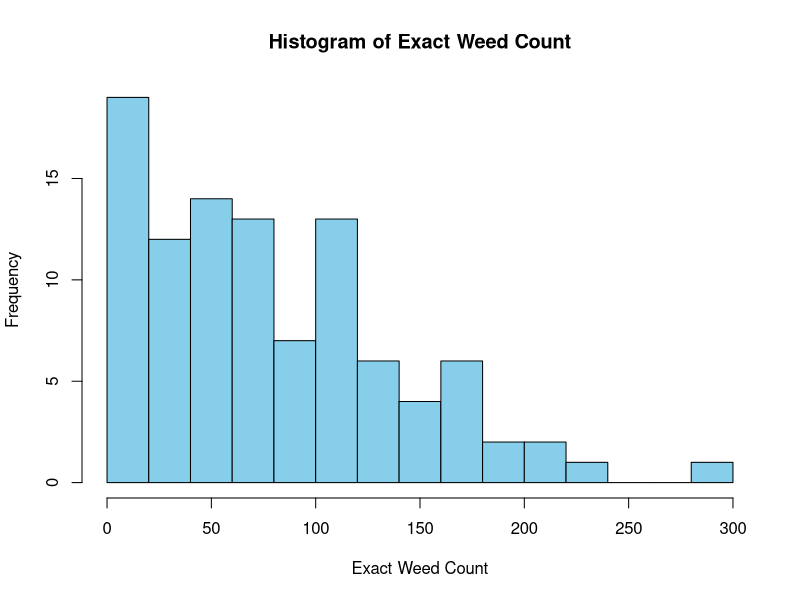

Write R code to recreate this figure.
mydir <- "C:/Users/sudesh yadav/OneDrive - IIT Kanpur/Desktop/spatial project"
setwd(mydir)

# Load the CSV data into a data frame
data <- read.csv("spatial_data.csv")


# Create a histogram
hist(data$Exact.weed.counts, breaks = 20, col = "skyblue", border = "black", 
     xlab = "Exact Weed Count", ylab = "Frequency", 
     main = "Histogram of Exact Weed Count")
